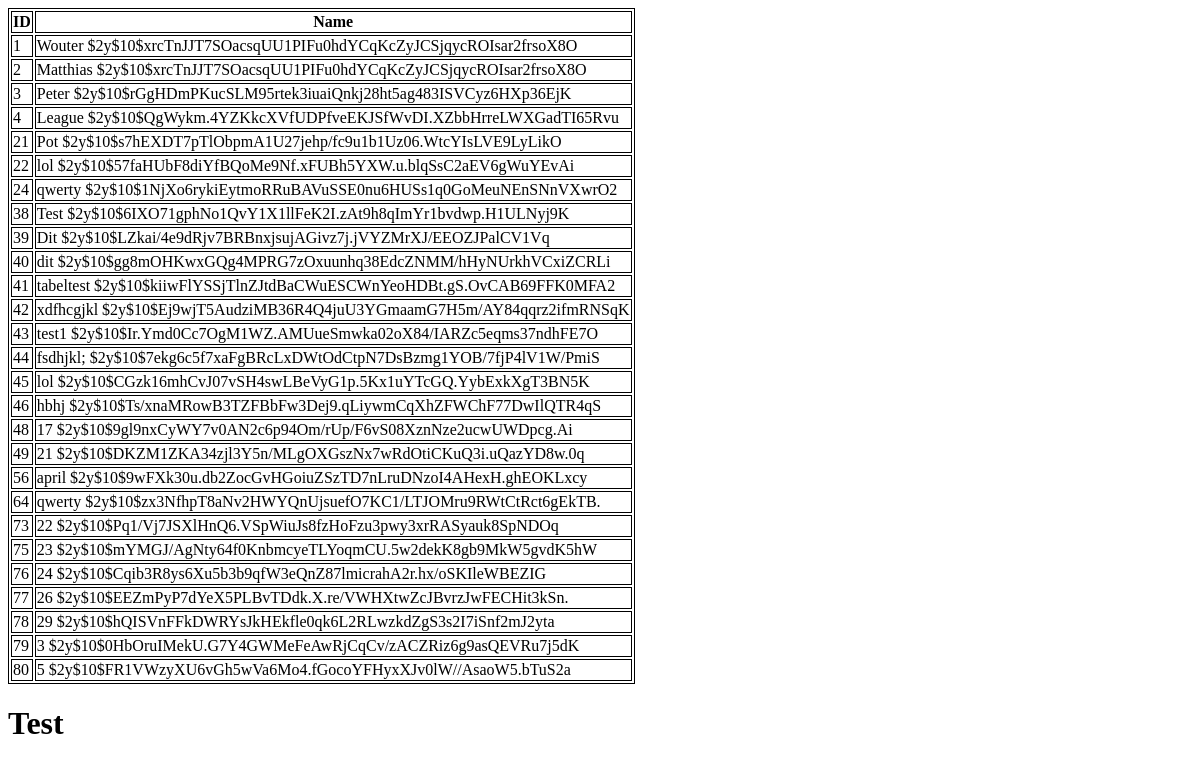
The app's page /test.php, older data.
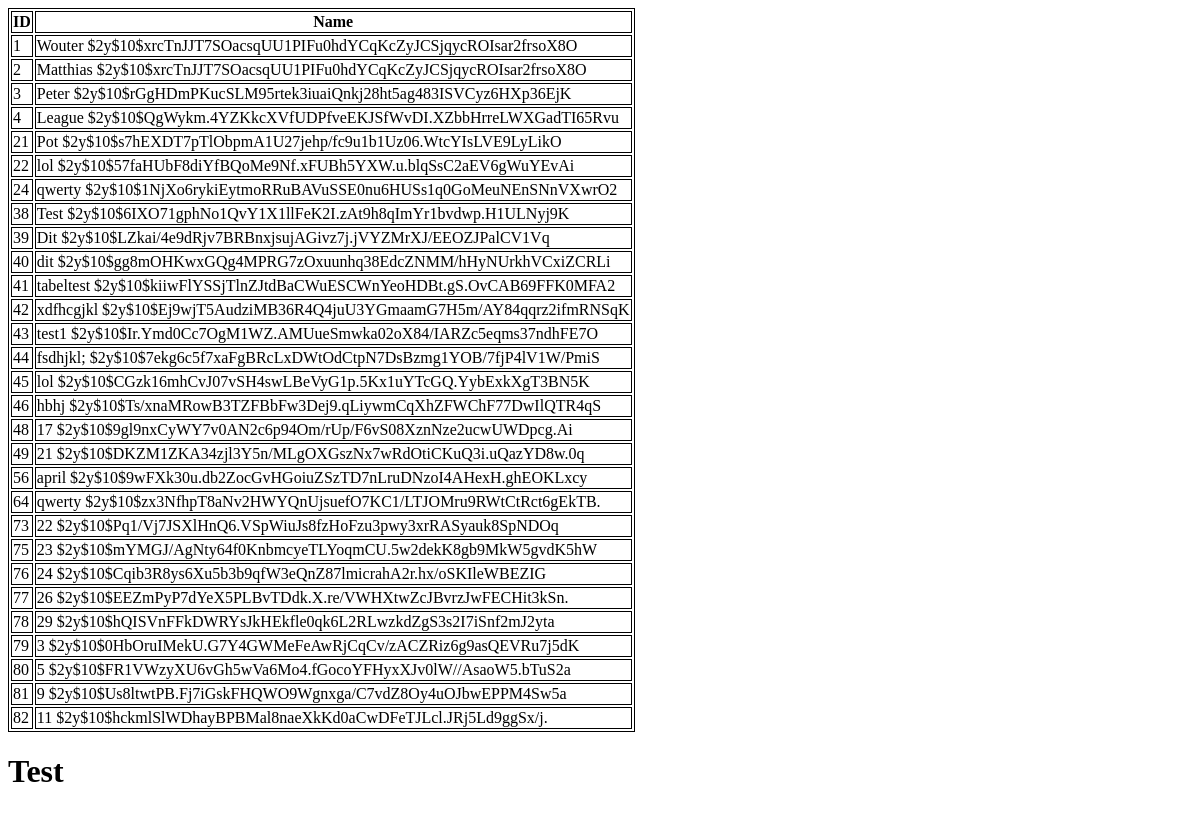
The same page, newer data.
### tables this page shows
CREATE TABLE `gb_account` (
  `ID` int(11) NOT NULL,
  `Username` varchar(30) NOT NULL,
  `Password` varchar(255) NOT NULL,
  `Name` varchar(30) NOT NULL,
  `LastName` varchar(30) NOT NULL,
  `Bio` varchar(500) DEFAULT NULL
);

### test.php (the view, shortened to what this page needs)
<!DOCTYPE html>
<html>
<head>
</head>
<body>
<?php
$servername = "localhost";
$username = "root";
$password = "";
$dbname = "gamingbuddy";
$conn = new mysqli($servername, $username, $password, $dbname);
$sql = "SELECT ID, Name, Password FROM gb_account";
$result = $conn->query($sql);
if ($result->num_rows > 0) {
    echo "<table><tr><th>ID</th><th>Name</th></tr>";
    while($row = $result->fetch_assoc()) {
        echo "<tr><td>" . $row["ID"]. "</td><td>" . $row["Name"]. " " . $row["Password"]. "</td></tr>";
    }
    echo "</table>";
} else {
    echo "0 results";
}
?>
<h1>Test</h1>
<br>
</body>
</html>

### test.php (style rules this page uses)
table, th, td { border: 1px solid black; }

Row changes from the older to the newer data that the page shows:
added gb_account: ID "81", Name "9", Password "$2y$10$Us8ltwtPB.Fj7iGskFHQWO9Wgnxga/C7vdZ8Oy4uOJbwEPPM4Sw5a"
added gb_account: ID "82", Name "11", Password "$2y$10$hckmlSlWDhayBPBMal8naeXkKd0aCwDFeTJLcl.JRj5Ld9ggSx/j."
